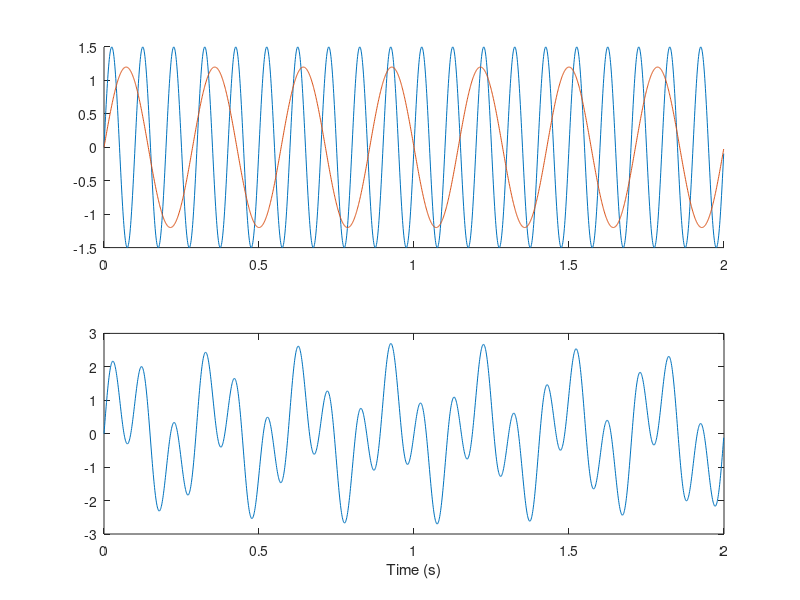
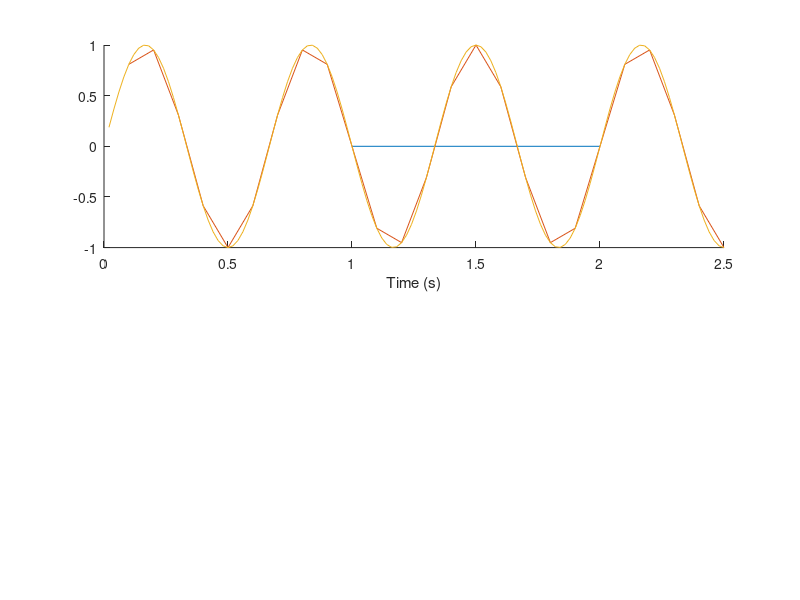
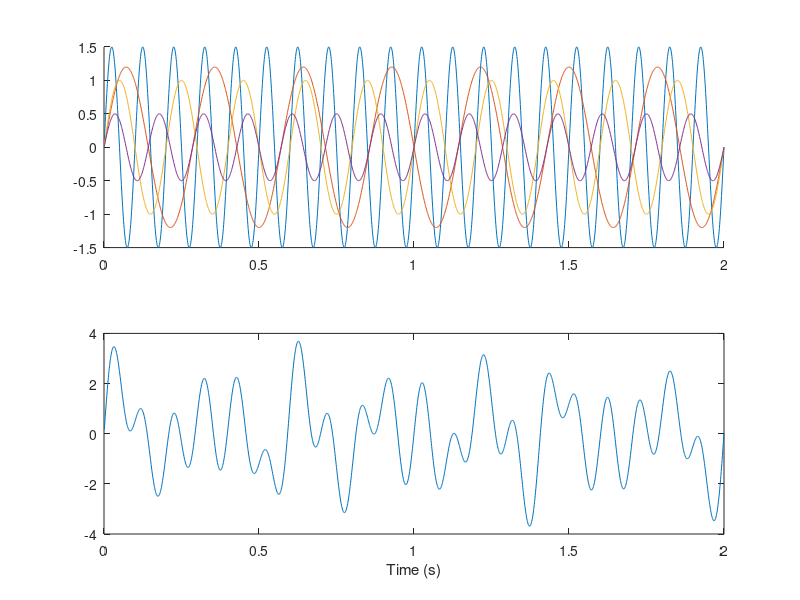
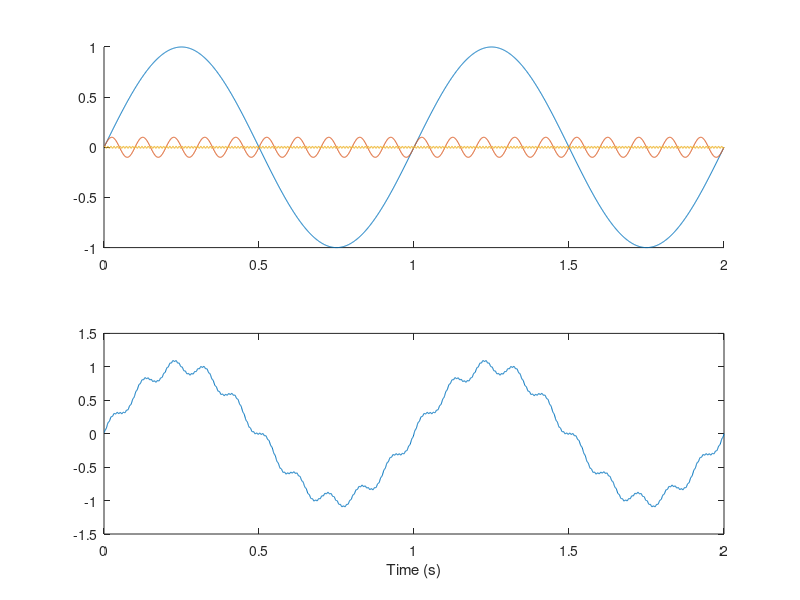

MATLAB code to generate these figures, in order:
%% varios
sin(2*pi());


Fs=1000;
dt=1/Fs;
t=dt:dt:2;
t=(0:1999)/Fs;


A1=1.5;
f1=10; % Hz
theta1=0;

A2=1.2;
f2=3.5;
theta2=0;


y1=A1*sin(2*pi*f1*t + theta1);
y2=A2*sin(2*pi*f2*t + theta2);




figure;
subplot(211); hold  on
plot(t,y1)
plot(t,y2)


subplot(212)
plot(t, y1+y2)

xlabel('Time (s)')





%% 1 


A1=1;

f1=1.5; % Hz
theta1=0;

Fs1=1; % frecuencia de muestreo
Fs2=10;
Fs3=50;

dt1=1/Fs1;
t1=dt1:dt1:2.5;

dt2=1/Fs2;
t2=dt2:dt2:2.5;

dt3=1/Fs3;
t3=dt3:dt3:2.5;


y1=A1*sin(2*pi*f1*t1 + theta1);
y2=A1*sin(2*pi*f1*t2 + theta1);
y3=A1*sin(2*pi*f1*t3 + theta1);



figure;
subplot(211); hold  on
plot(t1,y1)
plot(t2,y2)
plot(t3,y3)



%subplot(212)
%plot(t, y1+y2)

xlabel('Time (s)')


%% 2


Fs=1000;
dt=1/Fs;
t=dt:dt:2;

A1=1.5;  % Magnitude
f1=10; % Hz frecuencia sinosoidal
theta1=0; % Theta

A2=1.2;
f2=3.5;
theta2=0;

A3=1.0;
f3=5;
theta3=0;

A4=0.5;
f4=7.0;
theta4=0;

y1=A1*sin(2*pi*f1*t + theta1);
y2=A2*sin(2*pi*f2*t + theta2);
y3=A3*sin(2*pi*f3*t + theta3);
y4=A4*sin(2*pi*f4*t + theta4);



figure;
subplot(211); hold  on
plot(t,y1);
plot(t,y2);
plot(t,y3);
plot(t,y4);


subplot(212);
plot(t, y1+y2+y3+y4);

xlabel('Time (s)');




%% 3 


N=100

Fs=1000;
dt=1/Fs;
t=dt:dt:2;
theta1=0;

arrawaves=nan(N,numel(t));

for i=1:N

        arrawaves(i,:)=(1/i)*sin(2*pi*i*t + theta1);

end




figure;


subplot(211); hold  on

plot(t,arrawaves(1,:));
plot(t,arrawaves(10,:));
plot(t,arrawaves(100,:));


subplot(212)
plot(t, arrawaves(1,:)+arrawaves(10,:)+arrawaves(100,:));

xlabel('Time (s)');




for i=1:N

        arrawaves(i,:)=(1/i)*cos(2*pi*i*t + theta1);

end




figure;
subplot(211); hold  on
plot(t,arrawaves(1,:));
plot(t,arrawaves(10,:));
plot(t,arrawaves(100,:));


subplot(212)
plot(t, arrawaves(1,:)+arrawaves(10,:)+arrawaves(100,:));

xlabel('Time (s)');

